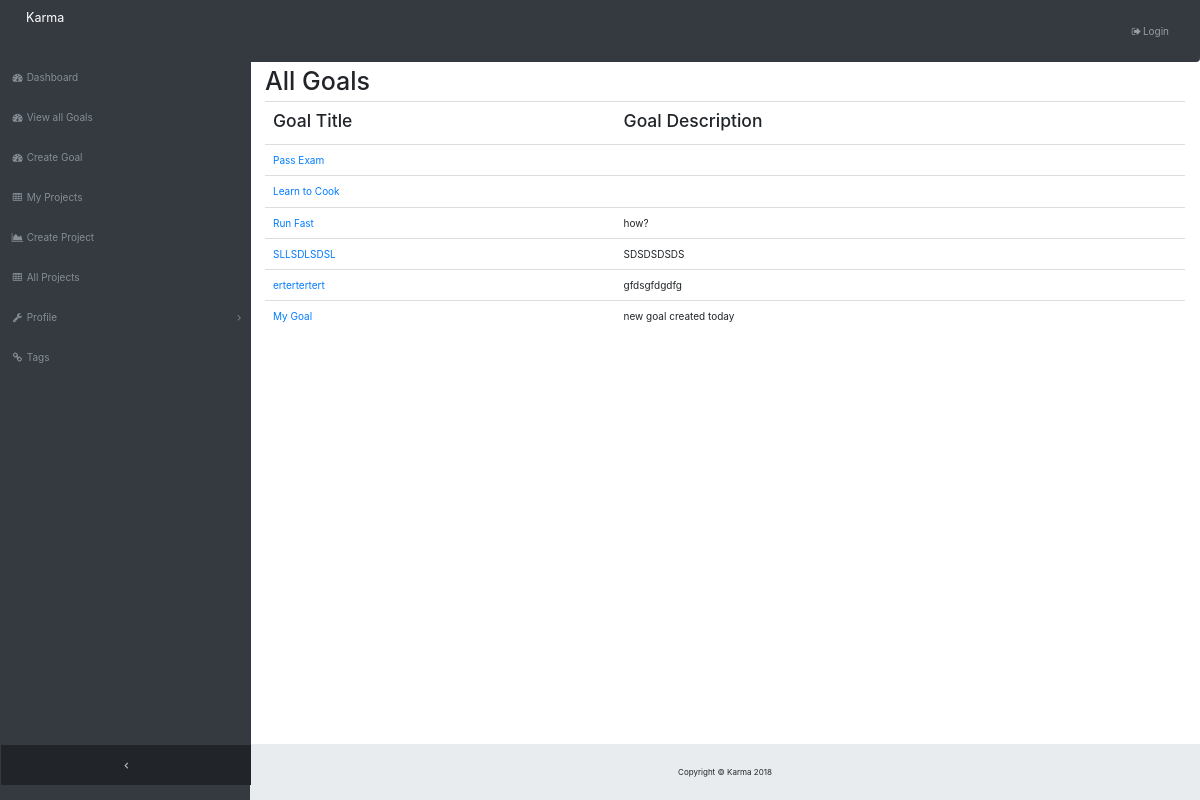
/karma/goals/, run on the app's committed database.
### karma/models.py (models this page shows, shortened)
class Goal(models.Model):
	goal_title = models.CharField(max_length=200)
	goal_description = models.CharField(max_length=500)
	created_at = models.DateTimeField(default=datetime.now()) #give default value??

### karma/views.py (the view)
# urls.py: url('goals/', views.view_goals, name='view_goals'),
def view_goals(request):
	tmpl_vars = {'goal_list': Goal.objects.all(),'tag_list':Tag.objects.all(), 'is_authenticated': request.user.is_authenticated}
	return render(request, 'goals.html', tmpl_vars)

### templates/goals.html
{% extends 'blank.html' %}
{% block content %}
<h1>All Goals</h1>
<table class="table">
	<tr>
		<td><h3>Goal Title</h3></td>
		<td><h3>Goal Description</h3></td>
	</tr>
	<tr>
	{% for g in goal_list %}
		<td><a href="{% url 'goal_detail' g.id %}">{{g.goal_title}}</a></td>
		<td>{{g.goal_description}}</td>
	</tr>
	{% endfor %}
</table>
{% endblock %}

### static/css/sb-admin.css (style rules this page uses)
html { position: relative; min-height: 100%; }
body { overflow-x: hidden; }
body.sticky-footer { margin-bottom: 56px; }
body.fixed-nav { padding-top: 56px; }

### data on the page
Goal: goal_title "Pass Exam"
Goal: goal_title "Learn to Cook"
Goal: goal_title "Run Fast", goal_description "how?"
Goal: goal_title "SLLSDLSDSL", goal_description "SDSDSDSDS"
Goal: goal_title "ertertertert", goal_description "gfdsgfdgdfg"
Goal: goal_title "My Goal", goal_description "new goal created today"
